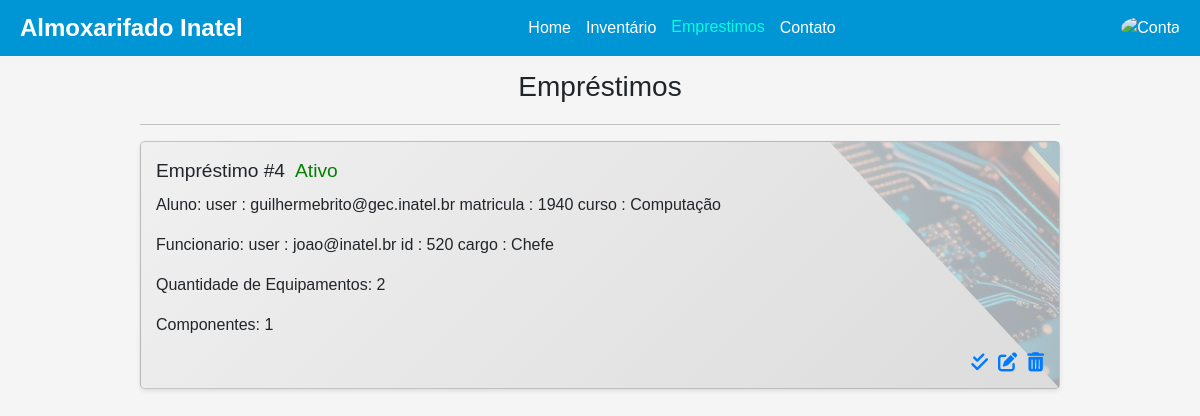
Before: /emprestimos/test/ with the older database file.
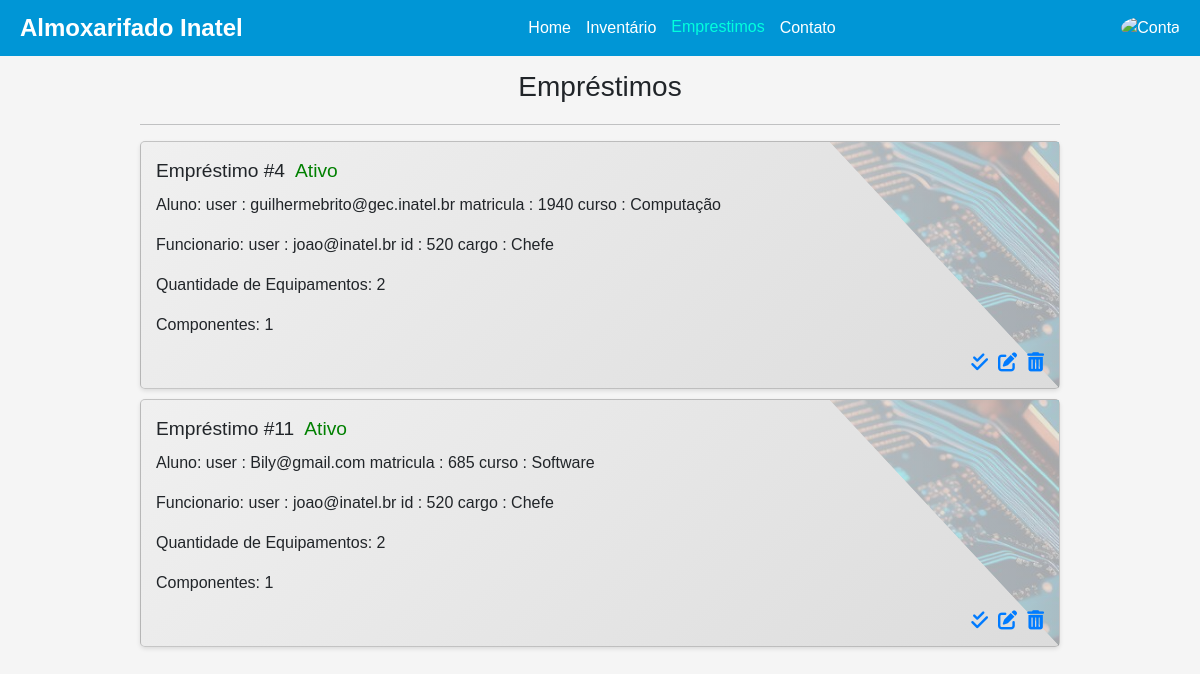
After: the same page with the newer database file.
### emprestimos/models.py (models this page shows, shortened)
class Emprestimo(models.Model):
    id = models.BigAutoField(primary_key=True, unique=True)
    estado = models.CharField(max_length=50)
    data_de_retirada = models.DateField(verbose_name='Data de Retirada', auto_now_add=True)
    data_de_devolucao = models.DateField(verbose_name='Data de Devolução')
    aluno = models.ForeignKey(Aluno, on_delete=models.PROTECT)
    funcionario = models.ForeignKey(Funcionario, on_delete=models.PROTECT)

### autenticacao/models.py (models this page shows)
class Aluno(models.Model):
    user = models.OneToOneField(User, on_delete=models.CASCADE, null=True)
    matricula = models.IntegerField(primary_key=True)
    curso = models.CharField(max_length=50)
    def __str__(self):
        return "user : {}\nmatricula : {}\ncurso : {}".format(self.user, self.matricula, self.curso)

class User(AbstractUser):
    name = models.CharField(max_length=200, null=True, unique=True)
    email= models.EmailField(unique=True, null=True)
    is_aluno = models.BooleanField(default=False)
    is_funcionario =models.BooleanField(default=False)
    USERNAME_FIELD = 'email'
    REQUIRED_FIELDS = []

class Funcionario(models.Model):
    user = models.OneToOneField(User, on_delete=models.CASCADE, null=True)
    id = models.IntegerField(primary_key=True, unique=True)
    cargo = models.CharField(max_length=50)
    def __str__(self):
        return "user : {}\nid : {}\ncargo : {}".format(self.user, self.id, self.cargo)

### emprestimos/views.py (the view)
# urls.py: path('test/', Test.as_view(), name='test'),
class Test(ListView):
    model = Emprestimo
    template_name = "test.html"
    paginate_by = 10

### emprestimos/templates/test.html (shortened to what this page needs)
{% extends "base.html" %}
{% load static %}
{% block style%}
<link rel="stylesheet" href="{% static 'css/bootstrap/bootstrap.min.css' %}">
<link rel="stylesheet" href="{% static 'fa/css/all.min.css' %}">
<link rel="stylesheet" href="{% static 'css/emprestimos.css' %}">
{% endblock %}
{% block content %}
<div class="container">
    <h3>Empréstimos</h3>
    <hr>
    {% for emprestimo in object_list %}
    <div class="card">
        <div class="card-content">
            <div class="card-title">
                <h2>Empréstimo #{{ emprestimo.id }}</h2>
                <span class="card-status active">Ativo</span>
            </div>
            <p>Aluno: {{ emprestimo.aluno }}</p>
            <p>Funcionario: {{ emprestimo.funcionario }}</p>
            <p>Quantidade de Equipamentos: 2</p>
            <p>Componentes: 1</p>
        </div>
        <div class="card-icons">
            <i class="fa-solid fa-check-double"></i>
            <i class="fas fa-edit"></i>
            <i class="fas fa-trash-alt"></i>
        </div>
    </div>
    {% endfor %}
</div>
{% endblock %}

Changed rows visible on the page:
added Emprestimo: id "11", aluno "user : Bily@gmail.com matricula : 685 curso : Software", funcionario "user : joao@inatel.br id : 520 cargo : Chefe"
